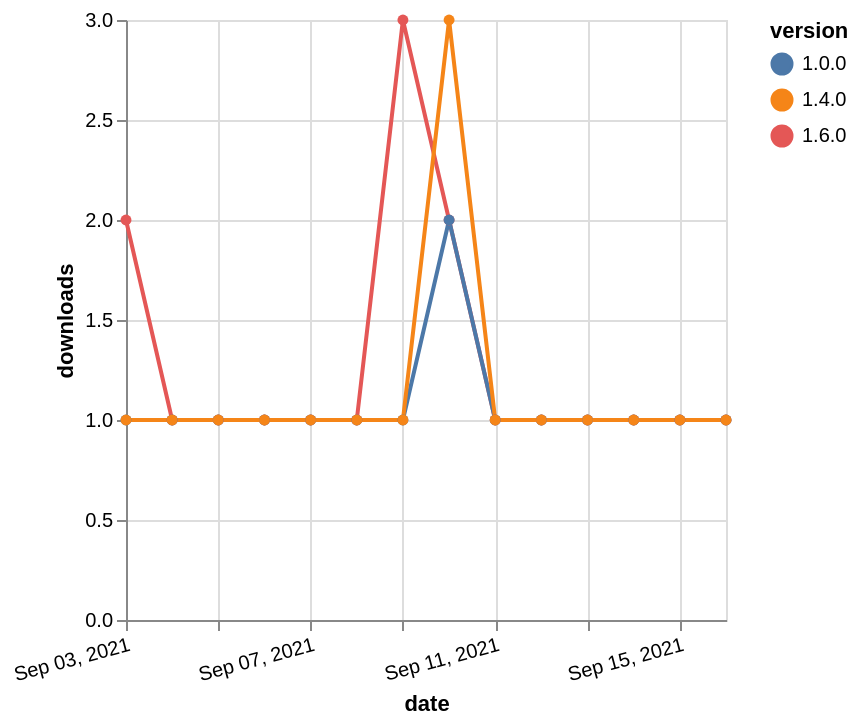

The specification (Vega-Lite) saved for this image:
### Vega-Lite specification from a JSON file in a GitHub repository (floating-point values rounded to 4 significant figures)
{"$schema": "https://vega.github.io/schema/vega-lite/v5.json", "description": "A simple bar chart with embedded data.", "data": {"values": [{"date": "2021-09-03", "total": 127, "delta": 2, "version": "1.6.0"}, {"date": "2021-09-04", "total": 128, "delta": 1, "version": "1.6.0"}, {"date": "2021-09-05", "total": 129, "delta": 1, "version": "1.6.0"}, {"date": "2021-09-06", "total": 130, "delta": 1, "version": "1.6.0"}, {"date": "2021-09-07", "total": 131, "delta": 1, "version": "1.6.0"}, {"date": "2021-09-08", "total": 132, "delta": 1, "version": "1.6.0"}, {"date": "2021-09-09", "total": 135, "delta": 3, "version": "1.6.0"}, {"date": "2021-09-10", "total": 137, "delta": 2, "version": "1.6.0"}, {"date": "2021-09-11", "total": 138, "delta": 1, "version": "1.6.0"}, {"date": "2021-09-12", "total": 139, "delta": 1, "version": "1.6.0"}, {"date": "2021-09-13", "total": 140, "delta": 1, "version": "1.6.0"}, {"date": "2021-09-14", "total": 141, "delta": 1, "version": "1.6.0"}, {"date": "2021-09-15", "total": 142, "delta": 1, "version": "1.6.0"}, {"date": "2021-09-16", "total": 143, "delta": 1, "version": "1.6.0"}, {"date": "2021-09-03", "total": 197, "delta": 1, "version": "1.0.0"}, {"date": "2021-09-04", "total": 198, "delta": 1, "version": "1.0.0"}, {"date": "2021-09-05", "total": 199, "delta": 1, "version": "1.0.0"}, {"date": "2021-09-06", "total": 200, "delta": 1, "version": "1.0.0"}, {"date": "2021-09-07", "total": 201, "delta": 1, "version": "1.0.0"}, {"date": "2021-09-08", "total": 202, "delta": 1, "version": "1.0.0"}, {"date": "2021-09-09", "total": 203, "delta": 1, "version": "1.0.0"}, {"date": "2021-09-10", "total": 205, "delta": 2, "version": "1.0.0"}, {"date": "2021-09-11", "total": 206, "delta": 1, "version": "1.0.0"}, {"date": "2021-09-12", "total": 207, "delta": 1, "version": "1.0.0"}, {"date": "2021-09-13", "total": 208, "delta": 1, "version": "1.0.0"}, {"date": "2021-09-14", "total": 209, "delta": 1, "version": "1.0.0"}, {"date": "2021-09-15", "total": 210, "delta": 1, "version": "1.0.0"}, {"date": "2021-09-16", "total": 211, "delta": 1, "version": "1.0.0"}, {"date": "2021-09-03", "total": 203, "delta": 1, "version": "1.4.0"}, {"date": "2021-09-04", "total": 204, "delta": 1, "version": "1.4.0"}, {"date": "2021-09-05", "total": 205, "delta": 1, "version": "1.4.0"}, {"date": "2021-09-06", "total": 206, "delta": 1, "version": "1.4.0"}, {"date": "2021-09-07", "total": 207, "delta": 1, "version": "1.4.0"}, {"date": "2021-09-08", "total": 208, "delta": 1, "version": "1.4.0"}, {"date": "2021-09-09", "total": 209, "delta": 1, "version": "1.4.0"}, {"date": "2021-09-10", "total": 212, "delta": 3, "version": "1.4.0"}, {"date": "2021-09-11", "total": 213, "delta": 1, "version": "1.4.0"}, {"date": "2021-09-12", "total": 214, "delta": 1, "version": "1.4.0"}, {"date": "2021-09-13", "total": 215, "delta": 1, "version": "1.4.0"}, {"date": "2021-09-14", "total": 216, "delta": 1, "version": "1.4.0"}, {"date": "2021-09-15", "total": 217, "delta": 1, "version": "1.4.0"}, {"date": "2021-09-16", "total": 218, "delta": 1, "version": "1.4.0"}]}, "width": "container", "mark": {"type": "line", "point": {"filled": true}}, "encoding": {"x": {"field": "date", "type": "temporal", "timeUnit": "yearmonthdate", "title": "date", "axis": {"labelAngle": -15}}, "y": {"field": "delta", "type": "quantitative", "title": "downloads"}, "color": {"field": "version", "type": "nominal"}, "tooltip": {"field": "delta"}}}
